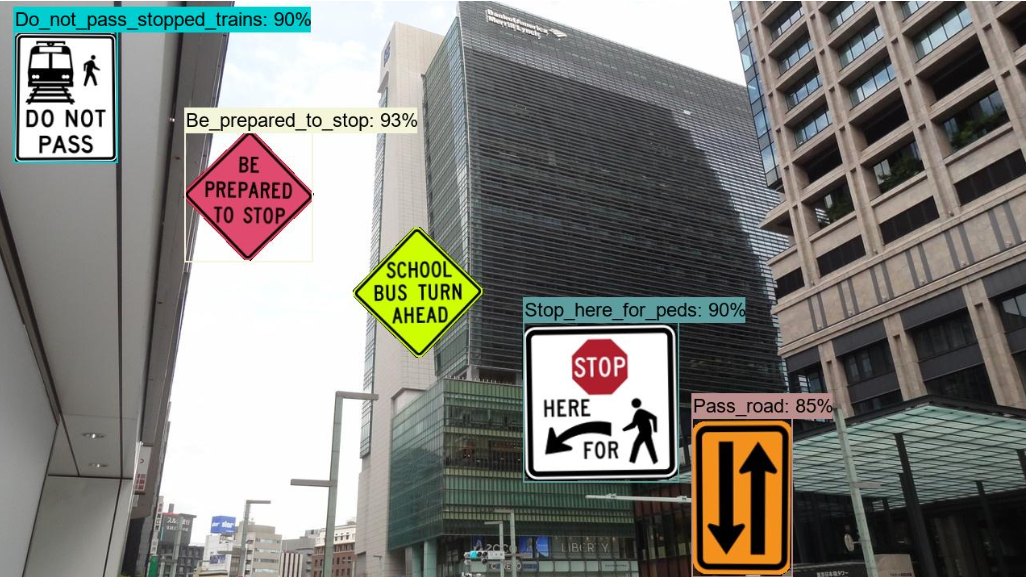
#> input picture input_images/sample.png, 1026 x 577 px
$ python ImageAdaptiveGaussianThresholding.py
#> lines starting #> are read from the running program, lines starting #| are printed output that depends on the picture; after the words box and inside, x2 and y2 are one past the last pixel; in counts of white or black regions, pixels touching at a corner belong together
# Copyright 2022 antillia.com Toshiyuki Arai
#
# Licensed under the Apache License, Version 2.0 (the "License");
# you may not use this file except in compliance with the License.
# You may obtain a copy of the License at
#
#    http://www.apache.org/licenses/LICENSE-2.0
#
# Unless required by applicable law or agreed to in writing, software
# distributed under the License is distributed on an "AS IS" BASIS,
# WITHOUT WARRANTIES OR CONDITIONS OF ANY KIND, either express or implied.
# See the License for the specific language governing permissions and
# limitations under the License.
#
# ImageAdaptiveGausssianThresholder.py

import os
import sys
import numpy as np
import cv2
from PIL import Image
import traceback

# See also: https://docs.opencv.org/4.x/d7/d4d/tutorial_py_thresholding.html
#
class ImageAdaptiveGausssianThresholder:

  def __init__(self, max_value=255, block_size=11, c=2, image_scaling=3.0, type=cv2.THRESH_BINARY):
    self.max_value     = max_value
    self.block_size    = block_size
    self.c             = c
    self.image_scaling = image_scaling
    self.type          = type

  # Return PIL Image
  def read(self, image_file, max_value=255, block_size=11, c=2, image_scaling=3.0):

#> called with image_file = './input_images/sample.png', max_value = 255, block_size = 11, c = 2, image_scaling = 3
    buf = np.fromfile(image_file, np.uint8)
    img = cv2.imdecode(buf, cv2.IMREAD_UNCHANGED)
#> img is the input picture: shape (577, 1026, 4); mean B, G, R, A 123.6, 129.1, 129.6, 255
    img = cv2.cvtColor(img, cv2.COLOR_BGR2RGB)
#> img: shape (577, 1026, 3)
    # PIL Image
    img = Image.fromarray(img)

    return self.apply(img,  max_value, block_size, c, image_scaling)


  def apply(self, img, max_value=255, block_size=11, c=2, image_scaling=3.0):
    #img = PIL image
#> called with max_value = 255, block_size = 11, c = 2, image_scaling = 3
    w, h = img.size
#> w = 1026; h = 577
    rw = int(w * image_scaling)
#> rw = 3078
    rh = int(h * image_scaling)
#> rh = 1731

    img = img.resize((rw, rh))
#> img: PIL image 3078x1731 RGB
    # Convert to a gray image
    img = img.convert("L")
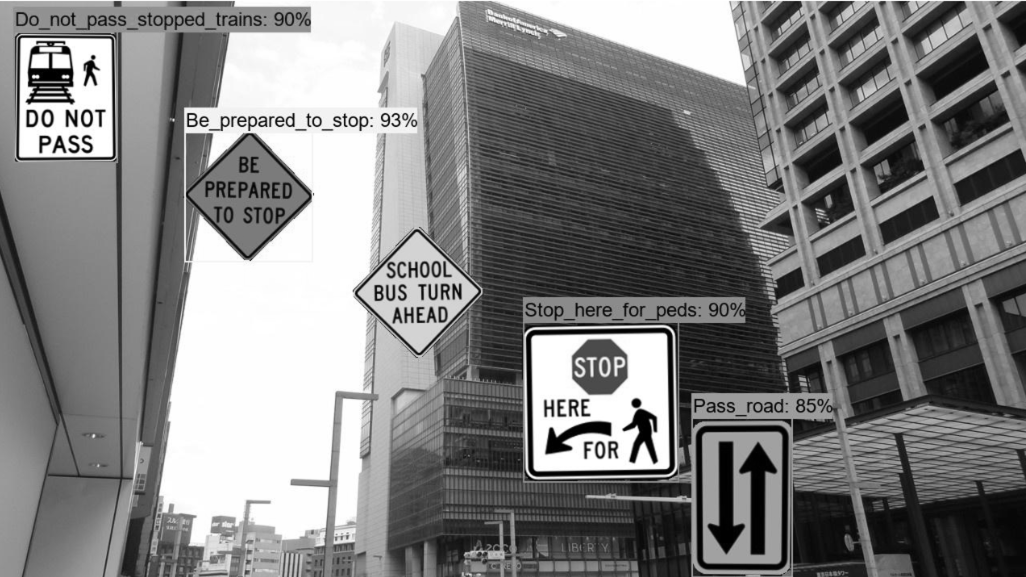
#> img: PIL image 3078x1731 L (shown at 1/3 size); min 0, max 255, mean 128.6
    # PIL image -> OpenCV Image
    img = np.array(img)

    #Addaptive thresholding
    # cv2.ADAPTIVE_THRESH_GAUSSIAN_C:
    img = cv2.adaptiveThreshold(img, max_value, cv2.ADAPTIVE_THRESH_GAUSSIAN_C, self.type, block_size, c)
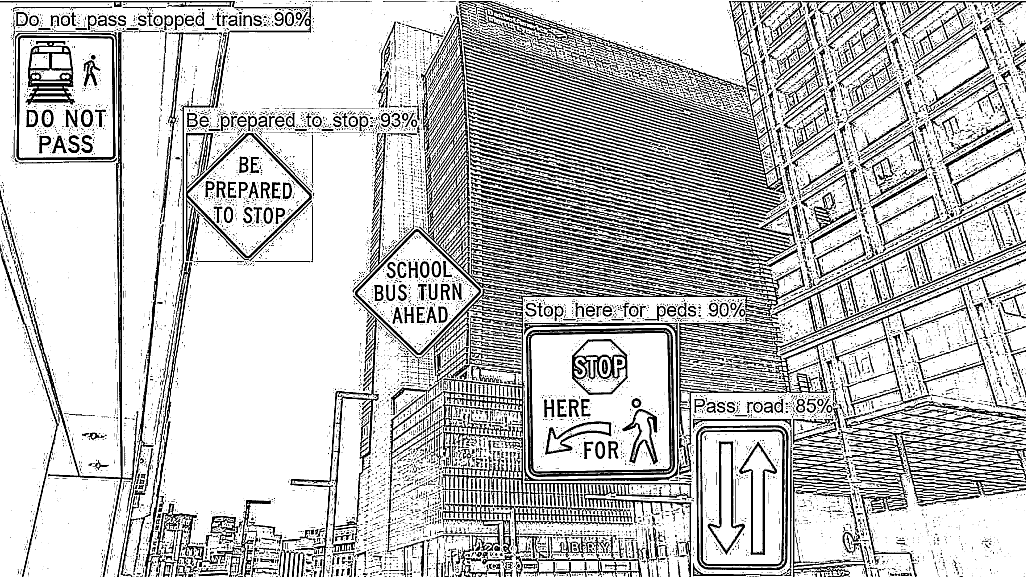
#> img: shape (1731, 3078) (shown at 1/3 size); 76.6% white; 15086 black regions (12159 under 20 px), largest, box (x1, y1, x2, y2) and area: (1162, 48, 2415, 1731) 170788, (1387, 3, 2349, 597) 93347, (1410, 445, 2391, 786) 53435

    img = Image.fromarray(img)
    img = img.convert('RGB')
    # return PIL image
    return img

if __name__ == "__main__":
  try:
    image_file = "./input_images/sample.png"
    output_dir = "./output_images"
    if not os.path.exists(output_dir):
      os.makedirs(output_dir)

    thresholder = ImageAdaptiveGausssianThresholder()
    img = thresholder.read(image_file)
    img.show()

    basename = os.path.basename(image_file)
    output_file = os.path.join(output_dir, "gaussian_thresholding_" + basename)

    img.save(output_file, format="PNG")
    print("--- Saved {}".format(output_file))
  except:
    traceback.print_exc()
